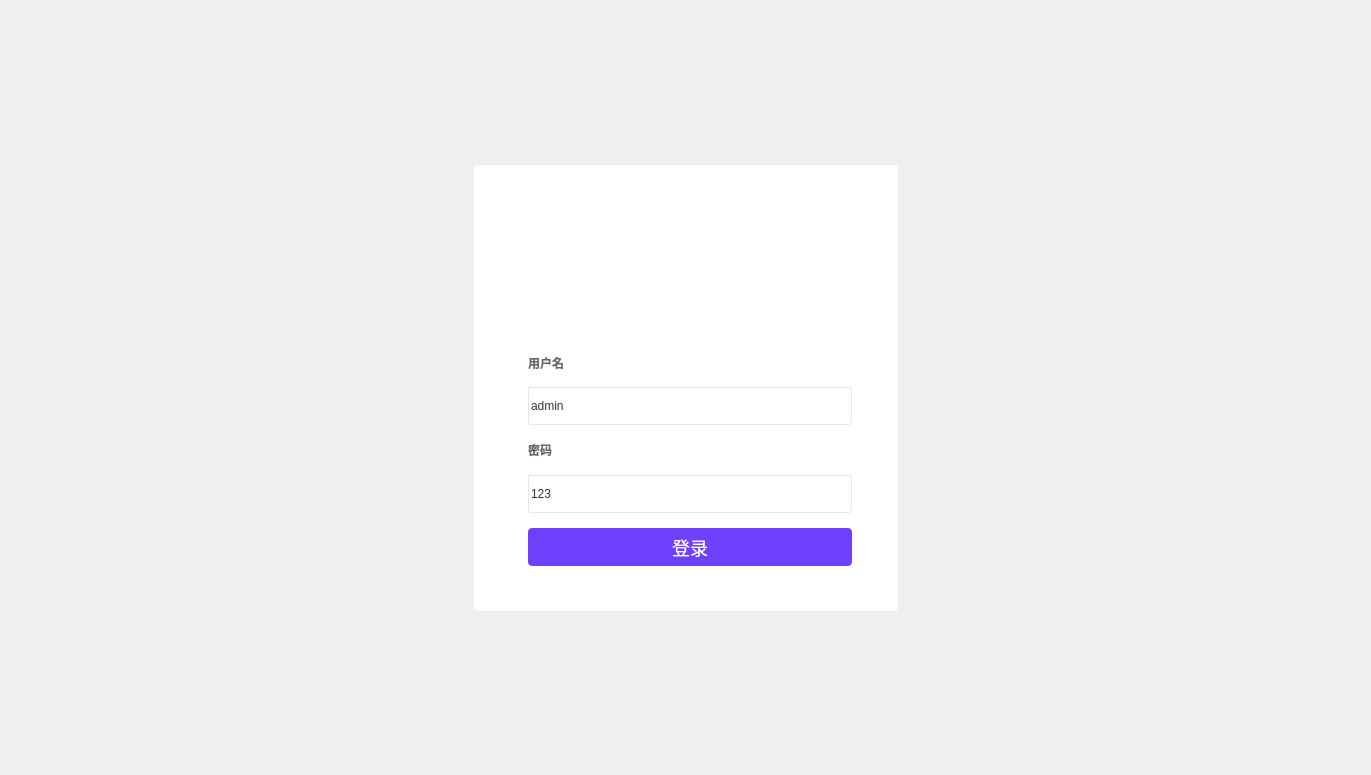
<?xml version="1.0" encoding="UTF-8"?>
<ui version="4.0">
 <class>LoginPage</class>
 <widget class="QWidget" name="LoginPage">
  <property name="geometry">
   <rect>
    <x>0</x>
    <y>0</y>
    <width>1371</width>
    <height>775</height>
   </rect>
  </property>
  <property name="windowTitle">
   <string>Form</string>
  </property>
  <property name="styleSheet">
   <string notr="true"/>
  </property>
  <layout class="QVBoxLayout" name="verticalLayout">
   <property name="spacing">
    <number>0</number>
   </property>
   <property name="leftMargin">
    <number>0</number>
   </property>
   <property name="topMargin">
    <number>0</number>
   </property>
   <property name="rightMargin">
    <number>0</number>
   </property>
   <property name="bottomMargin">
    <number>0</number>
   </property>
   <item>
    <widget class="QFrame" name="LoginFrame">
     <property name="styleSheet">
      <string notr="true">QFrame#LoginFrame {
    border-image: url(:/icon/login_bottom_photo.jpg);
}</string>
     </property>
     <property name="frameShape">
      <enum>QFrame::NoFrame</enum>
     </property>
     <property name="frameShadow">
      <enum>QFrame::Plain</enum>
     </property>
     <layout class="QGridLayout" name="gridLayout">
      <item row="2" column="2">
       <spacer name="horizontalSpacer_2">
        <property name="orientation">
         <enum>Qt::Horizontal</enum>
        </property>
        <property name="sizeHint" stdset="0">
         <size>
          <width>40</width>
          <height>20</height>
         </size>
        </property>
       </spacer>
      </item>
      <item row="0" column="1">
       <spacer name="verticalSpacer_4">
        <property name="orientation">
         <enum>Qt::Vertical</enum>
        </property>
        <property name="sizeHint" stdset="0">
         <size>
          <width>20</width>
          <height>40</height>
         </size>
        </property>
       </spacer>
      </item>
      <item row="2" column="0">
       <spacer name="horizontalSpacer">
        <property name="orientation">
         <enum>Qt::Horizontal</enum>
        </property>
        <property name="sizeHint" stdset="0">
         <size>
          <width>40</width>
          <height>20</height>
         </size>
        </property>
       </spacer>
      </item>
      <item row="4" column="1">
       <spacer name="verticalSpacer_3">
        <property name="orientation">
         <enum>Qt::Vertical</enum>
        </property>
        <property name="sizeHint" stdset="0">
         <size>
          <width>20</width>
          <height>40</height>
         </size>
        </property>
       </spacer>
      </item>
      <item row="2" column="1">
       <widget class="QFrame" name="frame">
        <property name="minimumSize">
         <size>
          <width>424</width>
          <height>446</height>
         </size>
        </property>
        <property name="maximumSize">
         <size>
          <width>424</width>
          <height>446</height>
         </size>
        </property>
        <property name="styleSheet">
         <string notr="true">QFrame {
	border: 1px;
	border-radius: 4px;
	background: #ffffff;
}
QPushButton {
	max-height: 38px;
	min-height: 38px;
    background: rgb(111, 63, 252);
    border-radius: 4px;
    
    font-size: 18px;
    
    font-weight: 400;
    text-align: center;
    color: #ffffff;
    line-height: 32px;
}


QPushButton:pressed 
{
	background: rgb(83, 44, 183);
}

QLineEdit
{
	background: #FFFFFF;
	border: 1px solid #E7E7E7;
	border-radius: 3px;
	
	color: #343434;
}

QLabel
{
	font-family: 'PingFang SC';
font-style: normal;
font-weight: 500;
font-size: 12px;
line-height: 18px;
/* identical to box height, or 150% */


color: #636468;
}</string>
        </property>
        <property name="frameShape">
         <enum>QFrame::StyledPanel</enum>
        </property>
        <property name="frameShadow">
         <enum>QFrame::Raised</enum>
        </property>
        <layout class="QGridLayout" name="gridLayout_2" rowstretch="3,0,0,0,0,0,0,0" columnstretch="1,0,0">
         <property name="sizeConstraint">
          <enum>QLayout::SetDefaultConstraint</enum>
         </property>
         <property name="leftMargin">
          <number>0</number>
         </property>
         <property name="topMargin">
          <number>0</number>
         </property>
         <property name="rightMargin">
          <number>0</number>
         </property>
         <property name="bottomMargin">
          <number>10</number>
         </property>
         <property name="horizontalSpacing">
          <number>-1</number>
         </property>
         <property name="verticalSpacing">
          <number>15</number>
         </property>
         <item row="7" column="1">
          <spacer name="verticalSpacer">
           <property name="orientation">
            <enum>Qt::Vertical</enum>
           </property>
           <property name="sizeHint" stdset="0">
            <size>
             <width>20</width>
             <height>40</height>
            </size>
           </property>
          </spacer>
         </item>
         <item row="5" column="1">
          <widget class="QLineEdit" name="passwordLineEdit">
           <property name="minimumSize">
            <size>
             <width>324</width>
             <height>38</height>
            </size>
           </property>
           <property name="maximumSize">
            <size>
             <width>324</width>
             <height>38</height>
            </size>
           </property>
           <property name="text">
            <string>123</string>
           </property>
          </widget>
         </item>
         <item row="4" column="2">
          <spacer name="horizontalSpacer_4">
           <property name="orientation">
            <enum>Qt::Horizontal</enum>
           </property>
           <property name="sizeHint" stdset="0">
            <size>
             <width>40</width>
             <height>20</height>
            </size>
           </property>
          </spacer>
         </item>
         <item row="4" column="0">
          <spacer name="horizontalSpacer_3">
           <property name="orientation">
            <enum>Qt::Horizontal</enum>
           </property>
           <property name="sizeHint" stdset="0">
            <size>
             <width>40</width>
             <height>20</height>
            </size>
           </property>
          </spacer>
         </item>
         <item row="3" column="1">
          <widget class="QLineEdit" name="usernameLineEdit">
           <property name="minimumSize">
            <size>
             <width>324</width>
             <height>38</height>
            </size>
           </property>
           <property name="maximumSize">
            <size>
             <width>324</width>
             <height>38</height>
            </size>
           </property>
           <property name="text">
            <string>admin</string>
           </property>
          </widget>
         </item>
         <item row="2" column="1">
          <widget class="QLabel" name="label">
           <property name="maximumSize">
            <size>
             <width>16777215</width>
             <height>20</height>
            </size>
           </property>
           <property name="text">
            <string>用户名</string>
           </property>
          </widget>
         </item>
         <item row="6" column="1">
          <widget class="QPushButton" name="loginButton">
           <property name="minimumSize">
            <size>
             <width>0</width>
             <height>38</height>
            </size>
           </property>
           <property name="text">
            <string>登录</string>
           </property>
          </widget>
         </item>
         <item row="0" column="0" colspan="3">
          <widget class="QLabel" name="label_3">
           <property name="sizePolicy">
            <sizepolicy hsizetype="Preferred" vsizetype="Preferred">
             <horstretch>0</horstretch>
             <verstretch>0</verstretch>
            </sizepolicy>
           </property>
           <property name="minimumSize">
            <size>
             <width>424</width>
             <height>140</height>
            </size>
           </property>
           <property name="maximumSize">
            <size>
             <width>424</width>
             <height>140</height>
            </size>
           </property>
           <property name="styleSheet">
            <string notr="true">QLabel {
    border-image: url(:/icon/loginLogo.svg);
}


</string>
           </property>
           <property name="lineWidth">
            <number>0</number>
           </property>
           <property name="text">
            <string/>
           </property>
           <property name="alignment">
            <set>Qt::AlignCenter</set>
           </property>
          </widget>
         </item>
         <item row="4" column="1">
          <widget class="QLabel" name="label_2">
           <property name="maximumSize">
            <size>
             <width>16777215</width>
             <height>20</height>
            </size>
           </property>
           <property name="text">
            <string>密码</string>
           </property>
          </widget>
         </item>
         <item row="1" column="1">
          <spacer name="verticalSpacer_2">
           <property name="orientation">
            <enum>Qt::Vertical</enum>
           </property>
           <property name="sizeHint" stdset="0">
            <size>
             <width>20</width>
             <height>40</height>
            </size>
           </property>
          </spacer>
         </item>
        </layout>
       </widget>
      </item>
     </layout>
    </widget>
   </item>
  </layout>
 </widget>
 <resources/>
 <connections/>
</ui>
